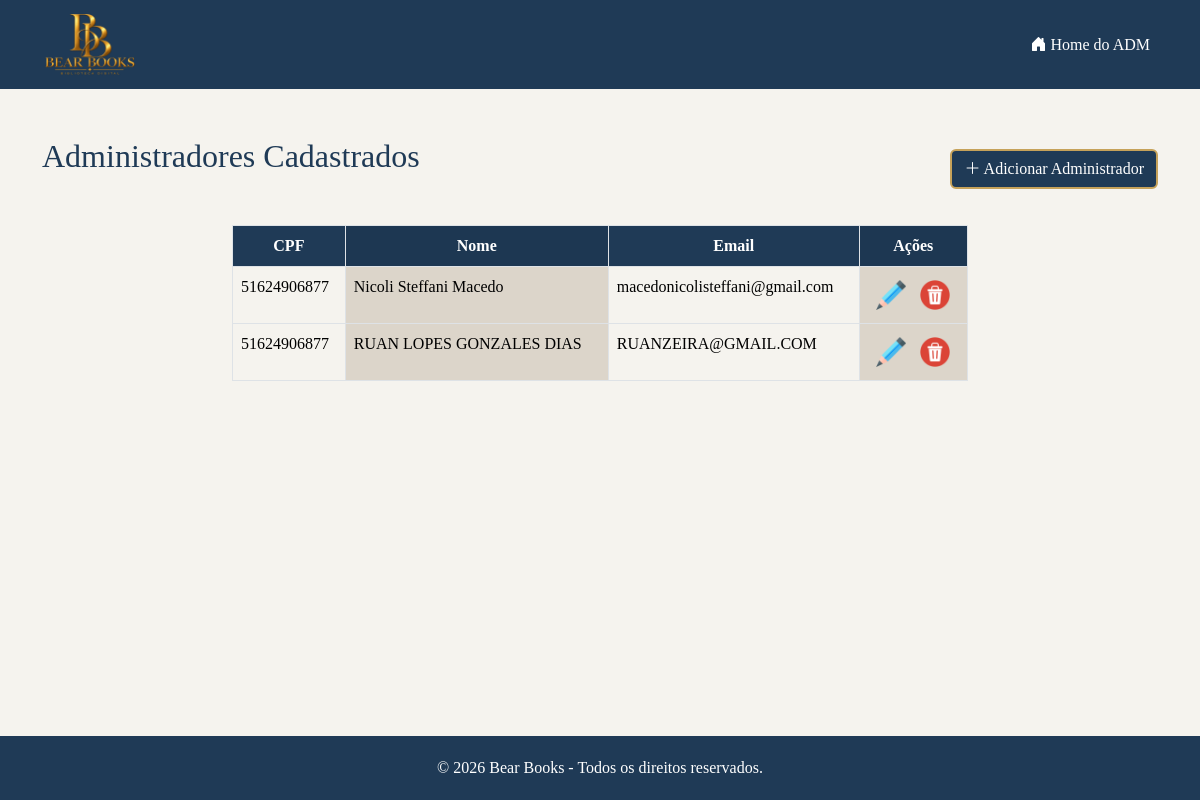
The app's page /administrador/usuarioadm/gerenciaradm.php with its own data.
### tables this page shows
CREATE TABLE `cadastro_adm` (
  `id_adm` int(5) NOT NULL,
  `cpf_adm` varchar(14) DEFAULT NULL,
  `nome_adm` varchar(100) DEFAULT NULL,
  `email_adm` varchar(100) DEFAULT NULL,
  `senha_adm` varchar(100) DEFAULT NULL
);

### administrador/usuarioadm/gerenciaradm.php (the view, shortened to what this page needs)
<?php
include "../../ARQUIVOS/conexao.php";
?>
<!DOCTYPE html>
<html lang="pt-br">
<head>
    <link href="https://cdn.jsdelivr.net/npm/bootstrap@5.3.8/dist/css/bootstrap.min.css" rel="stylesheet"
>
    <link rel="stylesheet" href="https://cdn.jsdelivr.net/npm/bootstrap-icons@1.13.1/font/bootstrap-icons.min.css">
    <link rel="stylesheet" href="../../css/style.css">
</head>
<body>
    <nav class="navbar navbar-expand-lg">
        <div class="container">
            <a class="navbar-brand" href="../MenuAdministrador.php">
                <img src="../../ARQUIVOS/img/logo.png" class="me-3">
            </a>
            <div class="navbar-nav ms-auto">
                <a class="nav-link" href="../MenuAdministrador.php">
                    <i class="bi bi-house-door-fill"></i>
                    Home do ADM
                </a>
            </div>
        </div>
    </nav>
    <div class="container mt-5">
        <div class="d-flex justify-content-between align-items-center mb-4">
            <h2 class="titulo-pagina">Administradores Cadastrados</h2>
            <a href="formAdministrador.php" class="btn btn-adicionar">
                <i class="bi bi-plus-lg"></i>
                Adicionar Administrador
            </a>
        </div>
        <div class="row justify-content-center">
            <div class="col-sm-12 col-md-10 col-lg-8">
                <div class="table-responsive">
                    <table class="table table-striped-columns table-bordered">
                        <thead class="text-center">
                            <tr>
                                <th>CPF</th>
                                <th>Nome</th>
                                <th>Email</th>
                                <th>Ações</th>
                            </tr>
                        </thead>
                        <tbody>
                            <?php
                            $sql = "SELECT * FROM cadastro_adm";
                            $result = $conn->query($sql);
                            while ($row = $result->fetch_assoc()) {
                                $id_adm = $row['id_adm'];
                                echo "<tr>
                            <td>{$row['cpf_adm']}</td>
                            <td>{$row['nome_adm']}</td>
                            <td>{$row['email_adm']}</td>
                            <td class='text-center'>
                                <a href='editarFormAdministrador.php?id_adm=$id_adm'>
                                    <img src='../../ARQUIVOS/img/lapis.png' width='30' height='30'>
                                </a>
                                <a href='deleteAdministrador.php?id_adm=$id_adm'
                                    onclick=\"return confirm('Deseja realmente excluir o Administrador {$row['nome_adm']}?');\">
                                    <img src='../../ARQUIVOS/img/lixeira.png' width='30' height='30'>
                                </a>
                            </td>
                        </tr>";
                            }
                            ?>
                        </tbody>
                    </table>
                </div>
            </div>
        </div>
    </div>
    <footer class="footer">
        <p class="mb-0">© 2026 Bear Books - Todos os direitos reservados.</p>
    </footer>
</body>
</html>

### css/style.css (style rules this page uses)
body { font-family: 'Lora', serif; background-color: #F5F3EE; min-height: 100vh; display: flex; flex-direction: column; }
.navbar { background-color: #1F3A56; }
.navbar .navbar-brand { color: white; }
.navbar .navbar-brand img { width: 95px; height: auto; }
.navbar .nav-link { color: white; }
.titulo-pagina { color: #1F3A56; text-align: center; margin-bottom: 25px; }
.table-striped-columns thead th { background-color: #1F3A56 !important; color: white; }
.table-striped-columns> :not(caption)>tr> :nth-child(odd) { background-color: #F5F3EE; }
.table-striped-columns> :not(caption)>tr> :nth-child(even) { background-color: #E8E0D5; }
.table td:last-child img { margin: 5px; }
.table td:last-child a { text-decoration: none; }
.footer { background-color: #1F3A56; padding: 20px 0; text-align: center; color: white; margin-top: auto; }
.btn-adicionar { background-color: #1F3A56; color: white; border: 2px solid #C6A25A; }

### records on screen
cadastro_adm: cpf_adm "51624906877", nome_adm "Nicoli Steffani Macedo", email_adm "macedonicolisteffani@gmail.com"
cadastro_adm: cpf_adm "51624906877", nome_adm "RUAN LOPES GONZALES DIAS", email_adm "RUANZEIRA@GMAIL.COM"
